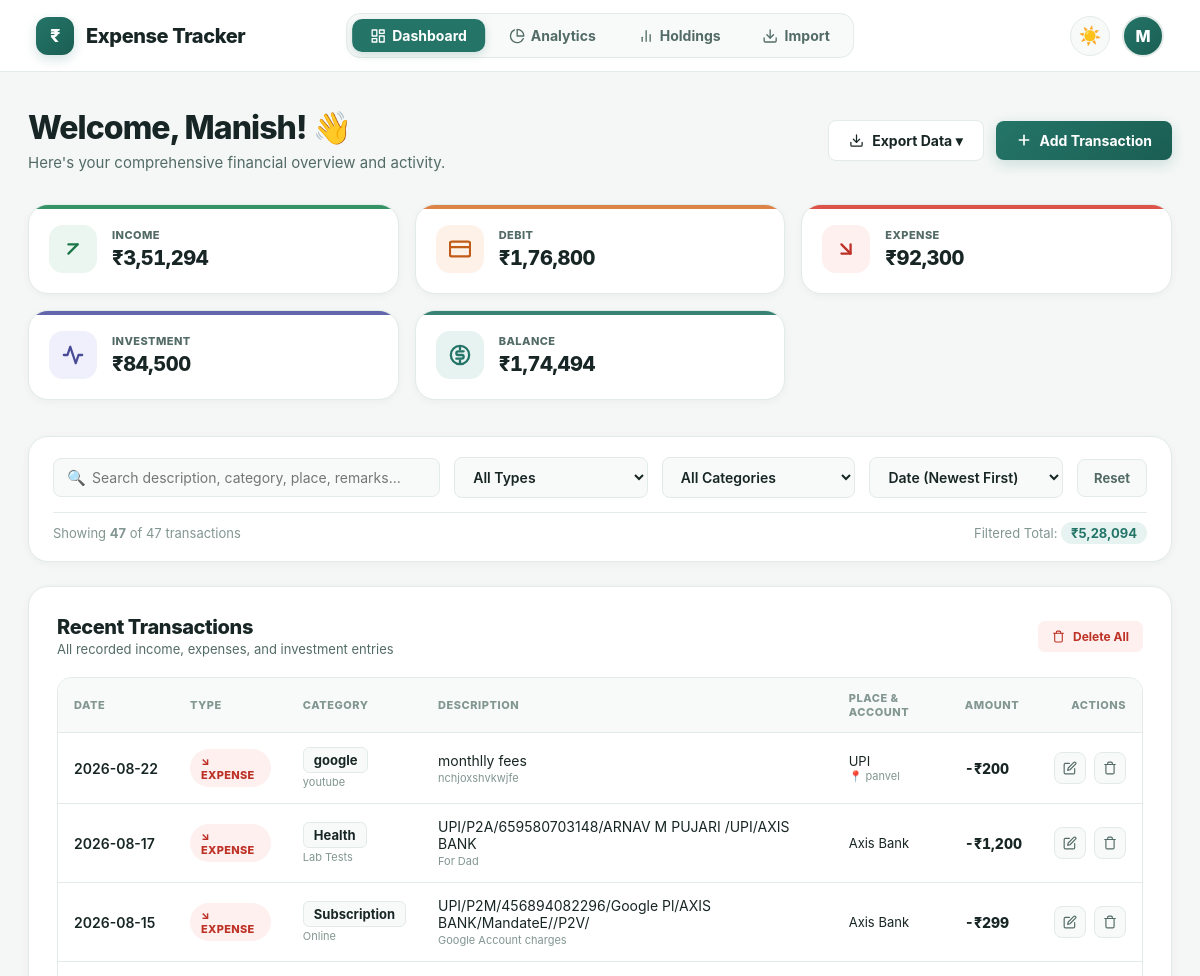
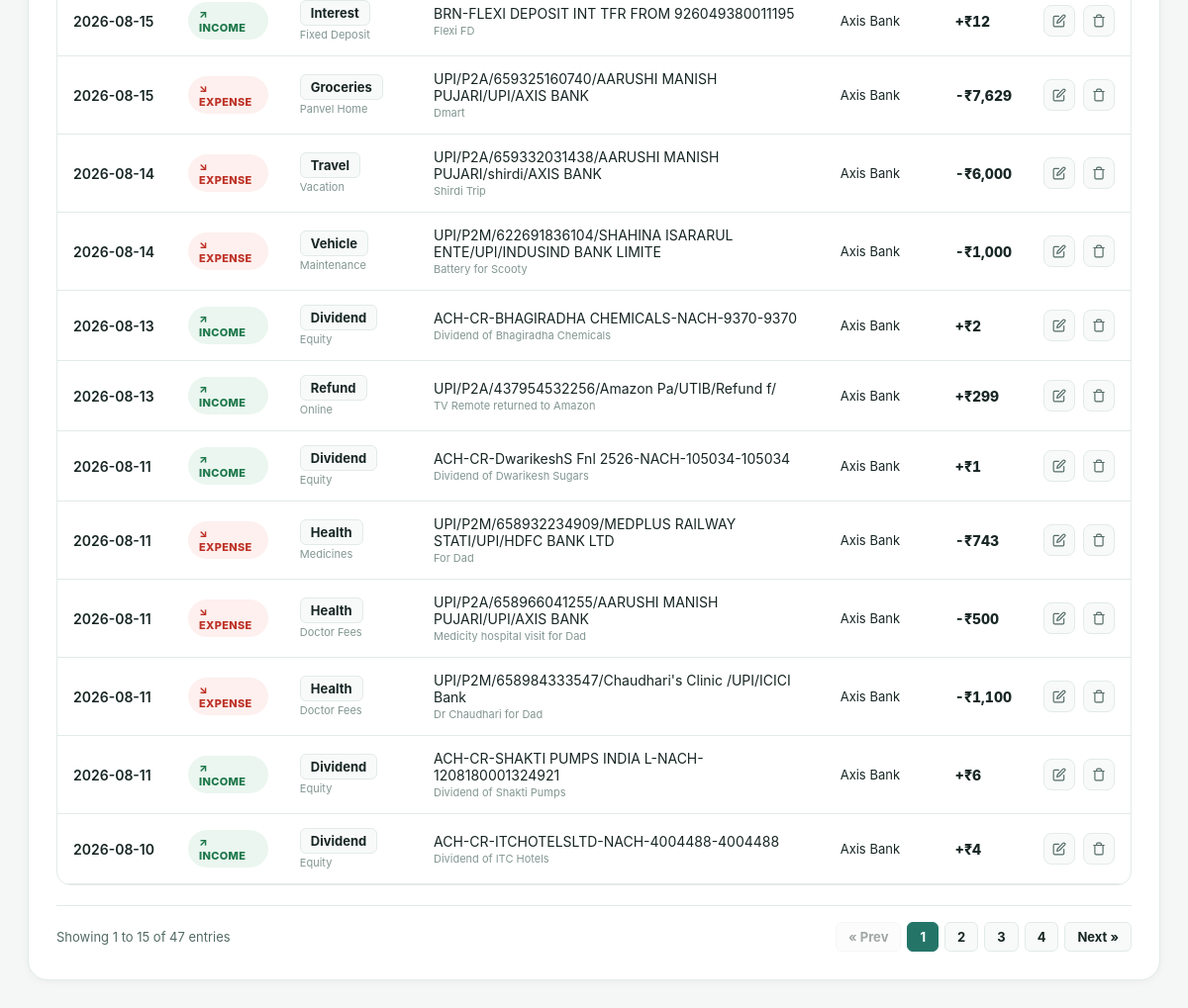
/ (signed in), run on the app's committed database (2 pictures, top to bottom).
### tables this page shows
CREATE TABLE transactions (
            id INTEGER PRIMARY KEY AUTOINCREMENT,
            date TEXT NOT NULL,
            type TEXT NOT NULL,
            category TEXT NOT NULL,
            subcategory TEXT,
            amount REAL NOT NULL,
            description TEXT
        , user_id INTEGER, account TEXT, remarks TEXT, place TEXT);

### app.py (the view)
@app.route("/")
@login_required
def home():
    conn = get_db()
    user_id = session["user_id"]
    transactions = conn.execute("""
        SELECT *
        FROM transactions
        WHERE user_id = ?
        ORDER BY date DESC, id DESC
    """, (user_id,)).fetchall()
    total_income = conn.execute("""
        SELECT COALESCE(SUM(amount), 0)
        FROM transactions
        WHERE user_id = ?
        AND type = 'Income'
    """, (user_id,)).fetchone()[0]
    total_expenses = conn.execute("""
        SELECT COALESCE(SUM(amount), 0)
        FROM transactions
        WHERE user_id = ?
        AND type = 'Expense'
        AND LOWER(TRIM(category)) NOT IN (
            'investment', 'investments', 'sip', 'mutual fund', 'mutual funds',
            'stocks', 'equity', 'bonds', 'crypto', 'gold', 'insurance',
            'fixed deposit', 'fd', 'ppf', 'nps', 'reit'
        )
    """, (user_id,)).fetchone()[0]
    total_investments = conn.execute("""
        SELECT COALESCE(SUM(amount), 0)
        FROM transactions
        WHERE user_id = ?
        AND (
            type = 'Investment'
            OR (
                type = 'Expense'
                AND LOWER(TRIM(category)) IN (
                    'investment', 'investments', 'sip', 'mutual fund', 'mutual funds',
                    'stocks', 'equity', 'bonds', 'crypto', 'gold', 'insurance',
                    'fixed deposit', 'fd', 'ppf', 'nps', 'reit'
                )
            )
        )
    """, (user_id,)).fetchone()[0]
    total_debit = total_expenses + total_investments
    balance = total_income - total_debit
    categories = [row["category"] for row in conn.execute("""
        SELECT DISTINCT category FROM transactions
        WHERE user_id = ? AND category IS NOT NULL AND TRIM(category) != ''
        ORDER BY category ASC
    """, (user_id,)).fetchall()]
    accounts = [row["account"] for row in conn.execute("""
        SELECT DISTINCT account FROM transactions
        WHERE user_id = ? AND account IS NOT NULL AND TRIM(account) != ''
        ORDER BY account ASC
    """, (user_id,)).fetchall()]
    conn.close()
    today_str = datetime.now().strftime("%Y-%m-%d")
    return render_template(
        "index.html",
        transactions=transactions,
        total_income=float(total_income or 0),
        total_debit=float(total_debit or 0),
        total_expenses=float(total_expenses or 0),
        total_investments=float(total_investments or 0),
        balance=float(balance or 0),
        categories=categories,
        accounts=accounts,
        today=today_str
    )

### app.py (called while the page is built)
def format_indian_currency(value):
    if value is None:
        return "0"
    try:
        num = round(float(value))
    except (ValueError, TypeError):
        return str(value)
    is_negative = num < 0
    num_str = str(abs(num))
    if len(num_str) <= 3:
        res = num_str
    else:
        last_three = num_str[-3:]
        remaining = num_str[:-3]
        groups = []
        while len(remaining) > 2:
            groups.append(remaining[-2:])
            remaining = remaining[:-2]
        if remaining:
            groups.append(remaining)
        groups.reverse()
        res = ",".join(groups) + "," + last_three
    return f"-{res}" if is_negative else res

def get_db():
    conn = sqlite3.connect(DATABASE)
    conn.row_factory = sqlite3.Row
    return conn

def login_required(function):
    @wraps(function)
    def wrapper(*args, **kwargs):
        if "user_id" not in session:
            flash("Please log in to continue.", "info")
            return redirect(url_for("login"))
        return function(*args, **kwargs)
    return wrapper

### templates/index.html (shortened to what this page needs)
<!DOCTYPE html>
<html lang="en">
<head>
    <link rel="stylesheet" href="{{ url_for('static', filename='style.css') }}">
</head>
<body>
    {% include "navbar.html" %}
    <main class="dashboard">
        <div class="dashboard-header">
            <div>
                <h1>Welcome, {{ session.get("name", "there") }}! 👋</h1>
                <p>Here's your comprehensive financial overview and activity.</p>
            </div>
            <div class="header-actions">
                <div class="export-dropdown-wrapper">
                    <button class="btn btn-secondary" type="button">
                        <svg width="15" height="15" viewBox="0 0 24 24" fill="none" stroke="currentColor" stroke-width="2" stroke-linecap="round" stroke-linejoin="round"><path d="M21 15v4a2 2 0 0 1-2 2H5a2 2 0 0 1-2-2v-4"></path><polyline points="7 10 12 15 17 10"></polyline><line x1="12" y1="15" x2="12" y2="3"></line></svg>
                        Export Data ▾
                    </button>
                </div>
                <button class="btn btn-primary" onclick="openAddModal()">
                    <svg width="16" height="16" viewBox="0 0 24 24" fill="none" stroke="currentColor" stroke-width="2.5" stroke-linecap="round" stroke-linejoin="round"><line x1="12" y1="5" x2="12" y2="19"></line><line x1="5" y1="12" x2="19" y2="12"></line></svg>
                    Add Transaction
                </button>
            </div>
        </div>
        <div class="summary-grid">
            <a href="{{ url_for('analytics', type='Income') }}" class="summary-card income-card">
                <div class="summary-icon-box">
                    <svg width="22" height="22" viewBox="0 0 24 24" fill="none" stroke="currentColor" stroke-width="2.5" stroke-linecap="round" stroke-linejoin="round"><line x1="7" y1="17" x2="17" y2="7"></line><polyline points="7 7 17 7 17 7"></polyline></svg>
                </div>
                <div class="summary-info">
                    <span>Income</span>
                    <strong>₹{{ total_income|inr }}</strong>
                </div>
            </a>
            <a href="{{ url_for('analytics', type='Debit') }}" class="summary-card debit-card">
                <div class="summary-icon-box">
                    <svg width="22" height="22" viewBox="0 0 24 24" fill="none" stroke="currentColor" stroke-width="2.5" stroke-linecap="round" stroke-linejoin="round"><rect x="1" y="4" width="22" height="16" rx="2" ry="2"></rect><line x1="1" y1="10" x2="23" y2="10"></line></svg>
                </div>
                <div class="summary-info">
                    <span>Debit</span>
                    <strong>₹{{ total_debit|inr }}</strong>
                </div>
            </a>
            <a href="{{ url_for('analytics', type='Expense') }}" class="summary-card expense-card">
                <div class="summary-icon-box">
                    <svg width="22" height="22" viewBox="0 0 24 24" fill="none" stroke="currentColor" stroke-width="2.5" stroke-linecap="round" stroke-linejoin="round"><line x1="7" y1="7" x2="17" y2="17"></line><polyline points="17 7 17 17 7 17"></polyline></svg>
                </div>
                <div class="summary-info">
                    <span>Expense</span>
                    <strong>₹{{ total_expenses|inr }}</strong>
                </div>
            </a>
            <a href="{{ url_for('analytics', type='Investment') }}" class="summary-card investment-card">
                <div class="summary-icon-box">
                    <svg width="22" height="22" viewBox="0 0 24 24" fill="none" stroke="currentColor" stroke-width="2.5" stroke-linecap="round" stroke-linejoin="round"><polyline points="22 12 18 12 15 21 9 3 6 12 2 12"></polyline></svg>
                </div>
                <div class="summary-info">
                    <span>Investment</span>
                    <strong>₹{{ total_investments|inr }}</strong>
                </div>
            </a>
            <a href="{{ url_for('analytics', type='Debit') }}" class="summary-card balance-card">
                <div class="summary-icon-box">
                </div>
                <div class="summary-info">
                    <span>Balance</span>
                    <strong>₹{{ balance|inr }}</strong>
                </div>
            </a>
        </div>
        <div class="controls-section">
            <div class="controls-grid">
                <div class="search-input-wrapper">
                    <span class="search-icon">🔍</span>
                    <input type="text" id="searchInput" class="search-input" placeholder="Search description, category, place, remarks..." oninput="filterTransactions()">
                </div>
                <select id="typeFilter" class="filter-select" onchange="filterTransactions()">
                    <option value="">All Types</option>
                </select>
                <select id="categoryFilter" class="filter-select" onchange="filterTransactions()">
                    <option value="">All Categories</option>
                </select>
                <select id="sortFilter" class="filter-select" onchange="sortTransactions()">
                    <option value="date-desc">Date (Newest First)</option>
                </select>
                <button type="button" class="filter-reset-btn" onclick="resetFilters()">Reset</button>
            </div>
            <div class="active-filters-bar">
                <span>Showing <strong id="visibleCount">{{ transactions|length }}</strong> of {{ transactions|length }} transactions</span>
                <span id="filteredSumLabel">Filtered Total: <strong id="filteredSum" class="filter-count-badge">₹0</strong></span>
            </div>
        </div>
        <div class="transactions-section">
            <div class="section-header">
                <div>
                    <h2>Recent Transactions</h2>
                    <p>All recorded income, expenses, and investment entries</p>
                </div>
                {% if transactions %}
                <form action="{{ url_for('delete_all_transactions') }}" method="POST" onsubmit="return confirm('⚠️ WARNING: Are you sure you want to delete ALL your transactions? This action cannot be undone.');">
                    <button type="submit" class="btn btn-danger btn-sm">
                        <svg width="13" height="13" viewBox="0 0 24 24" fill="none" stroke="currentColor" stroke-width="2" stroke-linecap="round" stroke-linejoin="round"><polyline points="3 6 5 6 21 6"></polyline><path d="M19 6v14a2 2 0 0 1-2 2H7a2 2 0 0 1-2-2V6m3 0V4a2 2 0 0 1 2-2h4a2 2 0 0 1 2 2v2"></path></svg>
                        Delete All
                    </button>
                </form>
                {% endif %}
            </div>
            {% if transactions %}
            <div class="table-responsive">
                <table class="transaction-table" id="transactionsTable">
                    <thead>
                        <tr>
                            <th>Date</th>
                            <th>Type</th>
                            <th>Category</th>
                            <th>Description</th>
                            <th>Place & Account</th>
                            <th>Amount</th>
                            <th style="text-align: right;">Actions</th>
                        </tr>
                    </thead>
                    <tbody id="transactionTbody">
                        {% for tx in transactions %}
                        <tr class="tx-row"
                            data-id="{{ tx['id'] }}"
                            data-date="{{ tx['date'] }}"
                            data-type="{{ tx['type'] }}"
                            data-category="{{ tx['category'] }}"
                            data-subcategory="{{ tx['subcategory'] or '' }}"
                            data-amount="{{ tx['amount'] }}"
                            data-description="{{ tx['description'] or '' }}"
                            data-place="{{ tx['place'] or '' }}"
                            data-account="{{ tx['account'] or '' }}"
                            data-remarks="{{ tx['remarks'] or '' }}">
                            <td class="date-cell">{{ tx["date"] }}</td>
                            <td>
                                <span class="type-badge {% if tx['type'] == 'Income' %}type-income{% elif tx['type'] == 'Investment' %}type-investment{% else %}type-expense{% endif %}">
                                    {% if tx['type'] == 'Income' %}↗ Income{% elif tx['type'] == 'Investment' %}◈ Invest{% else %}↘ Expense{% endif %}
                                </span>
                            </td>
                            <td>
                                <span class="category-tag">{{ tx["category"] }}</span>
                                {% if tx["subcategory"] %}
                                <span class="subcategory-hint">{{ tx["subcategory"] }}</span>
                                {% endif %}
                            </td>
                            <td>
                                <div>{{ tx["description"] or "—" }}</div>
                                {% if tx["remarks"] %}
                                <div style="font-size: 11px; color: var(--text-muted); margin-top: 2px;">{{ tx["remarks"] }}</div>
                                {% endif %}
                            </td>
                            <td>
                                <div style="font-size: 13px;">{{ tx["account"] or "—" }}</div>
                                {% if tx["place"] %}
                                <div style="font-size: 11px; color: var(--text-muted);">📍 {{ tx["place"] }}</div>
                                {% endif %}
                            </td>
                            <td class="amount-cell {% if tx['type'] == 'Income' %}amount-income{% elif tx['type'] == 'Investment' %}amount-investment{% else %}amount-expense{% endif %}">
                                {% if tx['type'] == 'Income' %}+{% elif tx['type'] == 'Investment' %}◈ {% else %}-{% endif %}₹{{ tx["amount"]|inr }}
                            </td>
                            <td>
                                <div class="actions-cell">
                                    <button class="action-btn edit-btn" title="Edit Transaction" type="button" onclick="openEditModal(this.closest('.tx-row'))">
                                        <svg width="14" height="14" viewBox="0 0 24 24" fill="none" stroke="currentColor" stroke-width="2" stroke-linecap="round" stroke-linejoin="round"><path d="M11 4H4a2 2 0 0 0-2 2v14a2 2 0 0 0 2 2h14a2 2 0 0 0 2-2v-7"></path><path d="M18.5 2.5a2.121 2.121 0 0 1 3 3L12 15l-4 1 1-4 9.5-9.5z"></path></svg>
                                    </button>
                                    <form action="{{ url_for('delete_transaction', transaction_id=tx['id']) }}" method="POST" onsubmit="return confirm('Delete this transaction (₹{{ tx['amount']|round|int }} - {{ tx['category'] }})?');">
                                        <button type="submit" class="action-btn delete-btn" title="Delete Transaction">
                                            <svg width="14" height="14" viewBox="0 0 24 24" fill="none" stroke="currentColor" stroke-width="2" stroke-linecap="round" stroke-linejoin="round"><polyline points="3 6 5 6 21 6"></polyline><path d="M19 6v14a2 2 0 0 1-2 2H7a2 2 0 0 1-2-2V6m3 0V4a2 2 0 0 1 2-2h4a2 2 0 0 1 2 2v2"></path></svg>
                                        </button>
                                    </form>
                                </div>
                            </td>
                        </tr>
                        {% endfor %}
                    </tbody>
                </table>
            </div>
            <div class="pagination-bar" id="paginationBar">
                <span id="paginationInfo">Showing 1 to 15 entries</span>
                <div class="pagination-controls" id="paginationControls"></div>
            </div>
            {% endif %}
        </div>
    </main>
</body>
</html>

### data on the page
transactions: date "2026-08-22", type "↘ EXPENSE", category "google", subcategory "youtube", description "monthlly fees", remarks "nchjoxshvkwjfe", account "UPI", place "panvel", amount|inr "200"
transactions: date "2026-08-17", type "↘ EXPENSE", category "Health", subcategory "Lab Tests", description "UPI/P2A/659580703148/ARNAV M PUJARI /UPI/AXIS BANK", remarks "For Dad", account "Axis Bank", amount|inr "1,200"
transactions: date "2026-08-15", type "↘ EXPENSE", category "Subscription", subcategory "Online", description "UPI/P2M/456894082296/Google Pl/AXIS BANK/MandateE//P2V/", remarks "Google Account charges", account "Axis Bank", amount|inr "299"
transactions: date "2026-08-15", type "↗ INCOME", category "Interest", subcategory "Fixed Deposit", description "BRN-FLEXI DEPOSIT INT TFR FROM 926049380011195", remarks "Flexi FD", account "Axis Bank", amount|inr "12"
transactions: date "2026-08-15", type "↘ EXPENSE", category "Groceries", subcategory "Panvel Home", description "UPI/P2A/659325160740/AARUSHI MANISH PUJARI/UPI/AXIS BANK", remarks "Dmart", account "Axis Bank", amount|inr "7,629"
transactions: date "2026-08-14", type "↘ EXPENSE", category "Travel", subcategory "Vacation", description "UPI/P2A/659332031438/AARUSHI MANISH PUJARI/shirdi/AXIS BANK", remarks "Shirdi Trip", account "Axis Bank", amount|inr "6,000"
transactions: date "2026-08-14", type "↘ EXPENSE", category "Vehicle", subcategory "Maintenance", description "UPI/P2M/622691836104/SHAHINA ISARARUL ENTE/UPI/INDUSIND BANK LIMITE", remarks "Battery for Scooty", account "Axis Bank", amount|inr "1,000"
transactions: date "2026-08-13", type "↗ INCOME", category "Dividend", subcategory "Equity", description "ACH-CR-BHAGIRADHA CHEMICALS-NACH-9370-9370", remarks "Dividend of Bhagiradha Chemicals", account "Axis Bank", amount|inr "2"
transactions: date "2026-08-13", type "↗ INCOME", category "Refund", subcategory "Online", description "UPI/P2A/437954532256/Amazon Pa/UTIB/Refund f/", remarks "TV Remote returned to Amazon", account "Axis Bank", amount|inr "299"
transactions: date "2026-08-11", type "↗ INCOME", category "Dividend", subcategory "Equity", description "ACH-CR-DwarikeshS Fnl 2526-NACH-105034-105034", remarks "Dividend of Dwarikesh Sugars", account "Axis Bank", amount|inr "1"
transactions: date "2026-08-11", type "↘ EXPENSE", category "Health", subcategory "Medicines", description "UPI/P2M/658932234909/MEDPLUS RAILWAY STATI/UPI/HDFC BANK LTD", remarks "For Dad", account "Axis Bank", amount|inr "743"
transactions: date "2026-08-11", type "↘ EXPENSE", category "Health", subcategory "Doctor Fees", description "UPI/P2A/658966041255/AARUSHI MANISH PUJARI/UPI/AXIS BANK", remarks "Medicity hospital visit for Dad", account "Axis Bank", amount|inr "500"
transactions: date "2026-08-11", type "↘ EXPENSE", category "Health", subcategory "Doctor Fees", description "UPI/P2M/658984333547/Chaudhari's Clinic /UPI/ICICI Bank", remarks "Dr Chaudhari for Dad", account "Axis Bank", amount|inr "1,100"
transactions: date "2026-08-11", type "↗ INCOME", category "Dividend", subcategory "Equity", description "ACH-CR-SHAKTI PUMPS INDIA L-NACH-1208180001324921", remarks "Dividend of Shakti Pumps", account "Axis Bank", amount|inr "6"
transactions: date "2026-08-10", type "↗ INCOME", category "Dividend", subcategory "Equity", description "ACH-CR-ITCHOTELSLTD-NACH-4004488-4004488", remarks "Dividend of ITC Hotels", account "Axis Bank", amount|inr "4"

### other printed values
{{ session.get("name", "U")[0]|upper }} "M"
{{ session.get("name", "there") }} "Manish"
{{ total_income|inr }} "3,51,294"
{{ total_debit|inr }} "1,76,800"
{{ total_expenses|inr }} "92,300"
{{ total_investments|inr }} "84,500"
{{ balance|inr }} "1,74,494"
{{ transactions|length }} "47"
